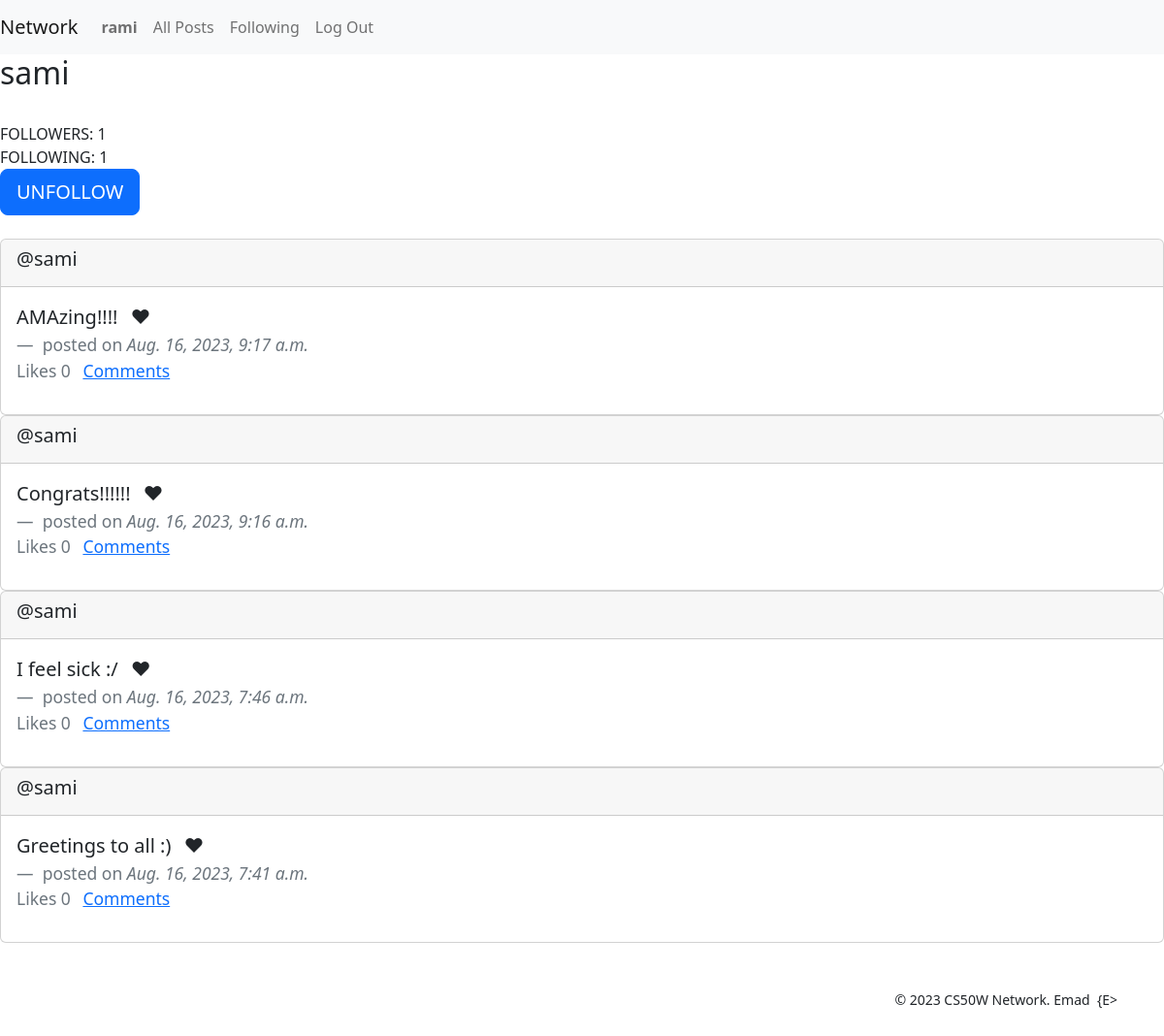
Screenshot of /profile/3 (signed in) with the database file from the repository.
### network/models.py (models this page shows, shortened)
class User(AbstractUser):
    followers = models.ManyToManyField('self', symmetrical=False, blank=True, null=True, related_name='following')

class Post(models.Model):
    content = models.TextField(blank=True)
    date_posted = models.DateTimeField(auto_now_add=True)    # automatically populated with current date
    author = models.ForeignKey(User, on_delete=models.CASCADE, blank=True, null=True, related_name="user_posts")
    likes = models.IntegerField(default=0)

### network/views.py (the view)
# urls.py: path("profile/<int:user_id>", views.profile, name="profile"),
@login_required
def profile(request, user_id):
    profile_user = User.objects.get(pk=user_id)
    profile_user_posts = profile_user.user_posts.order_by("-date_posted").all()
    return render(request, "network/profile.html", context={
        'following': profile_user.following.all(),
        'followers': profile_user.followers.all(),
        'page': pagination(request, profile_user_posts),
        'profile_user': profile_user,
    })

### network/views.py (called while the page is built)
def pagination(request, objects_list):
    paginator = Paginator(objects_list, 10)
    page_number = request.GET.get('page')
    page = paginator.get_page(page_number)
    return page

### network/templates/network/profile.html (shortened to what this page needs)
{% extends "network/layout.html" %}
{% block body %}
    <div>
        <h2>{{profile_user}}</h2>
        <br>
        FOLLOWERS: {{followers.count}}
        <br>
        FOLLOWING: {{following.count}}
        <br>
        {% if user != profile_user %}
            {% if user in followers %}
            <form action="{% url 'follow_unfollow' user_id=profile_user.id action='unfollow' %}" method="post">
                <button type="submit" class="btn btn-lg btn-primary">UNFOLLOW</button>
            </form>
            {% else %}
            <form action="{% url 'follow_unfollow' user_id=profile_user.id action='follow' %}" method="post">
                {% csrf_token %}
                <button type="submit" class="btn btn-lg btn-primary">FOLLOW</button>
            </form>
            {% endif %}
        {% endif %}
        <br>
        {% for post in page.object_list %}
            <div class="card">
                <div class="card-header">
                    <h5>@{{post.author}}</a></h5>
                </div>
                <div class="card-body">
                  <blockquote class="blockquote mb-0">
                    <p class="list-inline-item">
                        {{post.content}}
                    </p>
                    <span class="list-inline-item">❤</span>
                    <footer class="blockquote-footer">
                        <span>
                            {% if edited %}
                                edited on
                            {% else %}
                                posted on
                            {% endif %}
                        </span>
                        <cite title="Source Title">{{post.date_posted}}</cite> <br>
                        <p class="list-inline-item">Likes {{post.likes}}</p>
                        <a href="#" class="list-inline-item">Comments</a>
                    </footer>
                  </blockquote>
                </div>
            </div>
        {% endfor %}
    </div>
{% endblock %}

### network/templates/network/layout.html (shortened to what this page needs)
{% load static %}
<!DOCTYPE html>
<html lang="en">
    <head>
        <link href="https://cdn.jsdelivr.net/npm/bootstrap@5.2.3/dist/css/bootstrap.min.css" rel="stylesheet">
  </head>
        <link href="{% static 'network/styles.css' %}" rel="stylesheet">
    </head>
    <body>
        <nav class="navbar navbar-expand-lg navbar-light bg-light">
            <a class="navbar-brand" href="{% url 'index' %}">Network</a>
            <div>
              <ul class="navbar-nav mr-auto">
                {% if user.is_authenticated %}
                    <li class="nav-item">
                        <a class="nav-link" href="{% url 'profile' user.id %}"><strong>{{ user.username }}</strong></a>
                    </li>
                {% endif %}
                <li class="nav-item">
                  <a class="nav-link" href="{% url 'all_posts' %}?all=True">All Posts</a>
                </li>
                {% if user.is_authenticated %}
                    <li class="nav-item">
                        <a class="nav-link" href="#">Following</a>
                    </li>
                    <li class="nav-item">
                        <a class="nav-link" href="{% url 'logout' %}">Log Out</a>
                    </li>
                {% endif %}
              </ul>
            </div>
          </nav>
        <div class="body">
            {% block body %}
            {% endblock %}
        </div>
        <footer>
            <small class="d-flex justify-content-end mx-5 mt-5 mb-2">
                &copy;&nbsp;2023&nbsp;CS50W&nbsp;Network.&nbsp;Emad&nbsp;&nbsp;{E>
            </small>
            <br>
        </footer>
    </body>
</html>

### rows the page displays
User: username "rami"
User: username "sami"
Post: author "sami", content "AMAzing!!!!", date_posted "Aug. 16, 2023, 9:17 a.m.", likes "0"
Post: author "sami", content "Congrats!!!!!!", date_posted "Aug. 16, 2023, 9:16 a.m.", likes "0"
Post: author "sami", content "I feel sick :/", date_posted "Aug. 16, 2023, 7:46 a.m.", likes "0"
Post: author "sami", content "Greetings to all :)", date_posted "Aug. 16, 2023, 7:41 a.m.", likes "0"

### other values shown
{{ followers.count }} "1"
{{ following.count }} "1"
